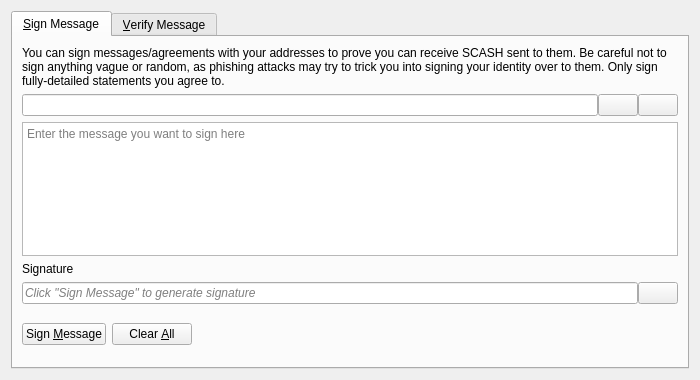
<?xml version="1.0" encoding="UTF-8"?>
<ui version="4.0">
 <class>SignVerifyMessageDialog</class>
 <widget class="QDialog" name="SignVerifyMessageDialog">
  <property name="geometry">
   <rect>
    <x>0</x>
    <y>0</y>
    <width>700</width>
    <height>380</height>
   </rect>
  </property>
  <property name="windowTitle">
   <string>Signatures - Sign / Verify a Message</string>
  </property>
  <property name="modal">
   <bool>true</bool>
  </property>
  <layout class="QVBoxLayout" name="verticalLayout">
   <item>
    <widget class="QTabWidget" name="tabWidget">
     <property name="currentIndex">
      <number>0</number>
     </property>
     <widget class="QWidget" name="tabSignMessage">
      <attribute name="title">
       <string>&amp;Sign Message</string>
      </attribute>
      <layout class="QVBoxLayout" name="verticalLayout_SM">
       <item>
        <widget class="QLabel" name="infoLabel_SM">
         <property name="text">
          <string>You can sign messages/agreements with your addresses to prove you can receive SCASH sent to them. Be careful not to sign anything vague or random, as phishing attacks may try to trick you into signing your identity over to them. Only sign fully-detailed statements you agree to.</string>
         </property>
         <property name="textFormat">
          <enum>Qt::PlainText</enum>
         </property>
         <property name="wordWrap">
          <bool>true</bool>
         </property>
        </widget>
       </item>
       <item>
        <layout class="QHBoxLayout" name="horizontalLayout_1_SM">
         <property name="spacing">
          <number>0</number>
         </property>
         <item>
          <widget class="QValidatedLineEdit" name="addressIn_SM">
           <property name="toolTip">
            <string>The Bitcoin address to sign the message with</string>
           </property>
          </widget>
         </item>
         <item>
          <widget class="QPushButton" name="addressBookButton_SM">
           <property name="toolTip">
            <string>Choose previously used address</string>
           </property>
           <property name="text">
            <string/>
           </property>
           <property name="icon">
            <iconset resource="../bitcoin.qrc">
             <normaloff>:/icons/address-book</normaloff>:/icons/address-book</iconset>
           </property>
           <property name="shortcut">
            <string>Alt+A</string>
           </property>
           <property name="autoDefault">
            <bool>false</bool>
           </property>
          </widget>
         </item>
         <item>
          <widget class="QPushButton" name="pasteButton_SM">
           <property name="toolTip">
            <string>Paste address from clipboard</string>
           </property>
           <property name="text">
            <string/>
           </property>
           <property name="icon">
            <iconset resource="../bitcoin.qrc">
             <normaloff>:/icons/editpaste</normaloff>:/icons/editpaste</iconset>
           </property>
           <property name="shortcut">
            <string>Alt+P</string>
           </property>
           <property name="autoDefault">
            <bool>false</bool>
           </property>
          </widget>
         </item>
        </layout>
       </item>
       <item>
        <widget class="QPlainTextEdit" name="messageIn_SM">
         <property name="toolTip">
          <string>Enter the message you want to sign here</string>
         </property>
         <property name="placeholderText">
          <string>Enter the message you want to sign here</string>
         </property>
        </widget>
       </item>
       <item>
        <widget class="QLabel" name="signatureLabel_SM">
         <property name="text">
          <string>Signature</string>
         </property>
         <property name="textFormat">
          <enum>Qt::PlainText</enum>
         </property>
        </widget>
       </item>
       <item>
        <layout class="QHBoxLayout" name="horizontalLayout_2_SM">
         <property name="spacing">
          <number>0</number>
         </property>
         <item>
          <widget class="QLineEdit" name="signatureOut_SM">
           <property name="placeholderText">
            <string>Click "Sign Message" to generate signature</string>
           </property>
           <property name="font">
            <font>
             <italic>true</italic>
            </font>
           </property>
           <property name="readOnly">
            <bool>true</bool>
           </property>
          </widget>
         </item>
         <item>
          <widget class="QPushButton" name="copySignatureButton_SM">
           <property name="toolTip">
            <string>Copy the current signature to the system clipboard</string>
           </property>
           <property name="text">
            <string/>
           </property>
           <property name="icon">
            <iconset resource="../bitcoin.qrc">
             <normaloff>:/icons/editcopy</normaloff>:/icons/editcopy</iconset>
           </property>
           <property name="autoDefault">
            <bool>false</bool>
           </property>
          </widget>
         </item>
        </layout>
       </item>
       <item>
        <layout class="QHBoxLayout" name="horizontalLayout_3_SM">
         <item>
          <widget class="QPushButton" name="signMessageButton_SM">
           <property name="toolTip">
            <string>Sign the message to prove you own this Bitcoin address</string>
           </property>
           <property name="text">
            <string>Sign &amp;Message</string>
           </property>
           <property name="icon">
            <iconset resource="../bitcoin.qrc">
             <normaloff>:/icons/edit</normaloff>:/icons/edit</iconset>
           </property>
           <property name="autoDefault">
            <bool>false</bool>
           </property>
          </widget>
         </item>
         <item>
          <widget class="QPushButton" name="clearButton_SM">
           <property name="toolTip">
            <string>Reset all sign message fields</string>
           </property>
           <property name="text">
            <string>Clear &amp;All</string>
           </property>
           <property name="icon">
            <iconset resource="../bitcoin.qrc">
             <normaloff>:/icons/remove</normaloff>:/icons/remove</iconset>
           </property>
           <property name="autoDefault">
            <bool>false</bool>
           </property>
          </widget>
         </item>
         <item>
          <spacer name="horizontalSpacer_1_SM">
           <property name="orientation">
            <enum>Qt::Horizontal</enum>
           </property>
           <property name="sizeHint" stdset="0">
            <size>
             <width>40</width>
             <height>48</height>
            </size>
           </property>
          </spacer>
         </item>
         <item>
          <widget class="QLabel" name="statusLabel_SM">
           <property name="font">
            <font>
             <weight>75</weight>
             <bold>true</bold>
            </font>
           </property>
           <property name="text">
            <string/>
           </property>
           <property name="wordWrap">
            <bool>true</bool>
           </property>
          </widget>
         </item>
         <item>
          <spacer name="horizontalSpacer_2_SM">
           <property name="orientation">
            <enum>Qt::Horizontal</enum>
           </property>
           <property name="sizeHint" stdset="0">
            <size>
             <width>40</width>
             <height>48</height>
            </size>
           </property>
          </spacer>
         </item>
        </layout>
       </item>
      </layout>
     </widget>
     <widget class="QWidget" name="tabVerifyMessage">
      <attribute name="title">
       <string>&amp;Verify Message</string>
      </attribute>
      <layout class="QVBoxLayout" name="verticalLayout_VM">
       <item>
        <widget class="QLabel" name="infoLabel_VM">
         <property name="text">
          <string>Enter the receiver's address, message (ensure you copy line breaks, spaces, tabs, etc. exactly) and signature below to verify the message. Be careful not to read more into the signature than what is in the signed message itself, to avoid being tricked by a man-in-the-middle attack. Note that this only proves the signing party receives with the address, it cannot prove sendership of any transaction!</string>
         </property>
         <property name="textFormat">
          <enum>Qt::PlainText</enum>
         </property>
         <property name="alignment">
          <set>Qt::AlignLeading|Qt::AlignLeft|Qt::AlignTop</set>
         </property>
         <property name="wordWrap">
          <bool>true</bool>
         </property>
        </widget>
       </item>
       <item>
        <layout class="QHBoxLayout" name="horizontalLayout_1_VM">
         <property name="spacing">
          <number>0</number>
         </property>
         <item>
          <widget class="QValidatedLineEdit" name="addressIn_VM">
           <property name="toolTip">
            <string>The Bitcoin address the message was signed with</string>
           </property>
          </widget>
         </item>
         <item>
          <widget class="QPushButton" name="addressBookButton_VM">
           <property name="toolTip">
            <string>Choose previously used address</string>
           </property>
           <property name="text">
            <string/>
           </property>
           <property name="icon">
            <iconset resource="../bitcoin.qrc">
             <normaloff>:/icons/address-book</normaloff>:/icons/address-book</iconset>
           </property>
           <property name="shortcut">
            <string>Alt+A</string>
           </property>
           <property name="autoDefault">
            <bool>false</bool>
           </property>
          </widget>
         </item>
        </layout>
       </item>
       <item>
        <widget class="QPlainTextEdit" name="messageIn_VM">
          <property name="toolTip">
            <string>The signed message to verify</string>
          </property>
          <property name="placeholderText">
            <string>The signed message to verify</string>
          </property>
        </widget>
       </item>
       <item>
        <widget class="QValidatedLineEdit" name="signatureIn_VM">
          <property name="toolTip">
            <string>The signature given when the message was signed</string>
          </property>
          <property name="placeholderText">
            <string>The signature given when the message was signed</string>
          </property>
        </widget>
       </item>
       <item>
        <layout class="QHBoxLayout" name="horizontalLayout_2_VM">
         <item>
          <widget class="QPushButton" name="verifyMessageButton_VM">
           <property name="toolTip">
            <string>Verify the message to ensure it was signed with the specified Bitcoin address</string>
           </property>
           <property name="text">
            <string>Verify &amp;Message</string>
           </property>
           <property name="icon">
            <iconset resource="../bitcoin.qrc">
             <normaloff>:/icons/transaction_0</normaloff>:/icons/transaction_0</iconset>
           </property>
           <property name="autoDefault">
            <bool>false</bool>
           </property>
          </widget>
         </item>
         <item>
          <widget class="QPushButton" name="clearButton_VM">
           <property name="toolTip">
            <string>Reset all verify message fields</string>
           </property>
           <property name="text">
            <string>Clear &amp;All</string>
           </property>
           <property name="icon">
            <iconset resource="../bitcoin.qrc">
             <normaloff>:/icons/remove</normaloff>:/icons/remove</iconset>
           </property>
           <property name="autoDefault">
            <bool>false</bool>
           </property>
          </widget>
         </item>
         <item>
          <spacer name="horizontalSpacer_1_VM">
           <property name="orientation">
            <enum>Qt::Horizontal</enum>
           </property>
           <property name="sizeHint" stdset="0">
            <size>
             <width>40</width>
             <height>48</height>
            </size>
           </property>
          </spacer>
         </item>
         <item>
          <widget class="QLabel" name="statusLabel_VM">
           <property name="font">
            <font>
             <weight>75</weight>
             <bold>true</bold>
            </font>
           </property>
           <property name="text">
            <string/>
           </property>
           <property name="wordWrap">
            <bool>true</bool>
           </property>
          </widget>
         </item>
         <item>
          <spacer name="horizontalSpacer_2_VM">
           <property name="orientation">
            <enum>Qt::Horizontal</enum>
           </property>
           <property name="sizeHint" stdset="0">
            <size>
             <width>40</width>
             <height>48</height>
            </size>
           </property>
          </spacer>
         </item>
        </layout>
       </item>
      </layout>
     </widget>
    </widget>
   </item>
  </layout>
 </widget>
 <customwidgets>
  <customwidget>
   <class>QValidatedLineEdit</class>
   <extends>QLineEdit</extends>
   <header>qt/qvalidatedlineedit.h</header>
  </customwidget>
 </customwidgets>
 <resources>
  <include location="../bitcoin.qrc"/>
 </resources>
 <connections/>
</ui>
